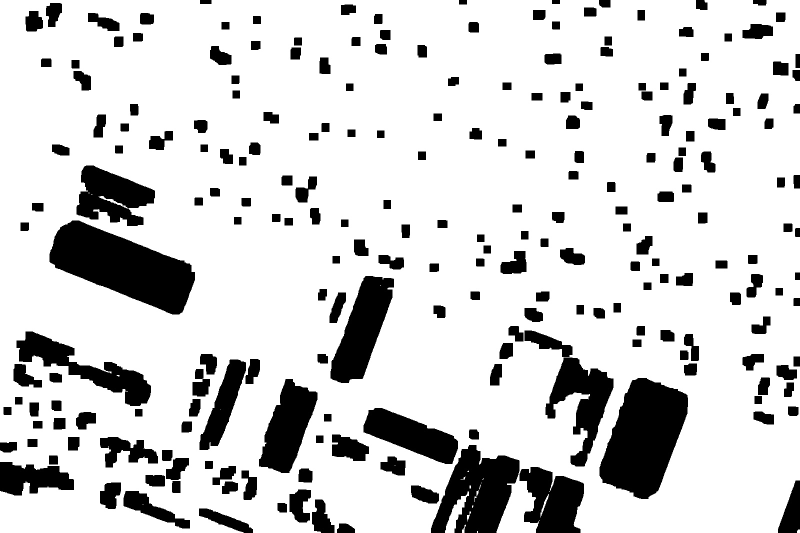
#> input picture closed.jpg, 1599 x 1066 px, given as the content of the folder images, which was not available (shown at 1/2 size)
$ python main.py
#> lines starting #> are read from the running program, lines starting #| are printed output that depends on the picture; after the words box and inside, x2 and y2 are one past the last pixel; in counts of white or black regions, pixels touching at a corner belong together; pictures that were not available may be replaced by others from this repository, and a replacement may not be noted
import cv2
import os
import numpy as np
import glob
import json

print("Urban Parcel Mapping - Final Version")

IMAGE_FOLDER = "images"
OUTPUT_DIR = "output"
os.makedirs(OUTPUT_DIR, exist_ok=True)

PIXELS_PER_FOOT = 2.0
SQFT_PER_PIXEL = 1 / (PIXELS_PER_FOOT ** 2)

image_paths = glob.glob(os.path.join(IMAGE_FOLDER, "*.jpg"))
print(f"Found {len(image_paths)} images")

for IMAGE_PATH in image_paths:
    print(f"\nProcessing {IMAGE_PATH}...")
    img = cv2.imread(IMAGE_PATH)
#> img is the input picture: shape (1066, 1599, 3); min 0, max 255, mean 209.8
    if img is None:
        continue

    gray = cv2.cvtColor(img, cv2.COLOR_BGR2GRAY)
    blur = cv2.GaussianBlur(gray, (5,5), 0)

    _, thresh = cv2.threshold(blur, 0, 255, cv2.THRESH_BINARY_INV + cv2.THRESH_OTSU)
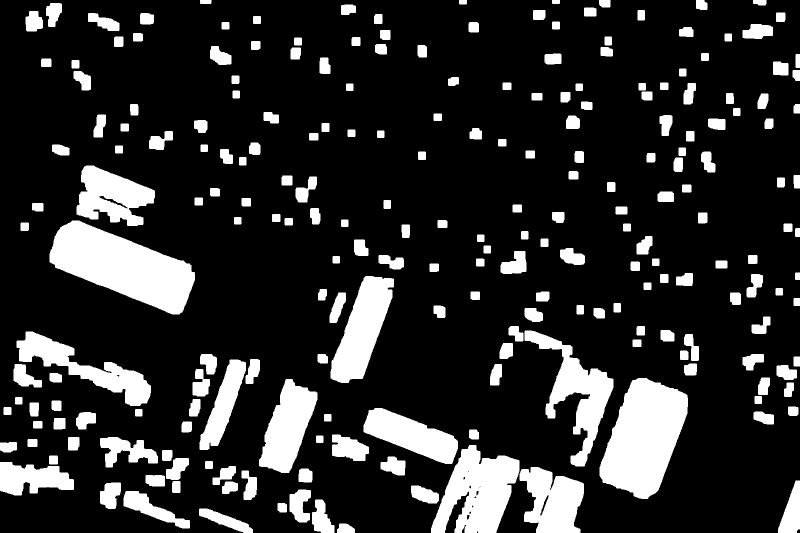
#> thresh: shape (1066, 1599) (shown at 1/2 size); 17.7% white; 228 white regions, largest, box (x1, y1, x2, y2) and area: (99, 441, 390, 629) 29679, (1199, 756, 1376, 998) 27962, (862, 890, 1039, 1066) 18995
    kernel = np.ones((20,20), np.uint8)
    closed = cv2.morphologyEx(thresh, cv2.MORPH_CLOSE, kernel)
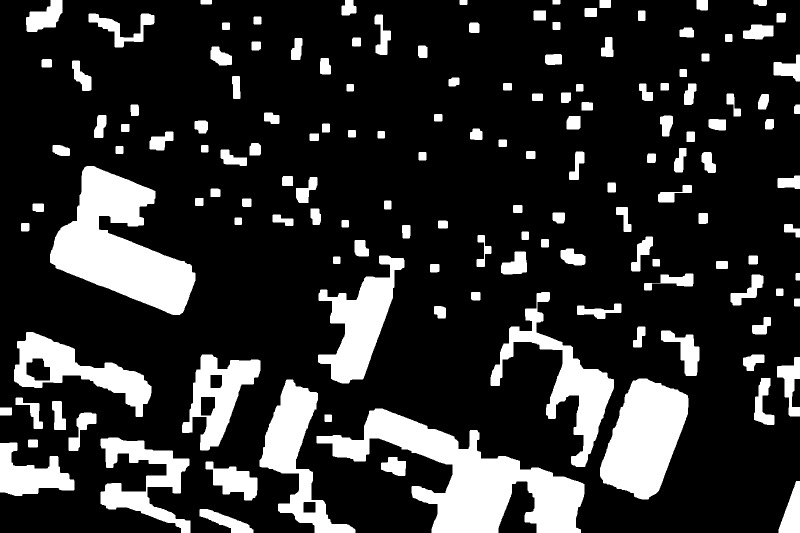
#> closed: shape (1066, 1599) (shown at 1/2 size); 19% white; 145 white regions

    contours, _ = cv2.findContours(closed, cv2.RETR_EXTERNAL, cv2.CHAIN_APPROX_SIMPLE)
#> contours = 145 contours; largest, box (x1, y1, x2, y2) and area: (633, 817, 1169, 1066) 49003, (100, 332, 391, 630) 42225, (1200, 757, 1377, 999) 27646, (519, 759, 711, 1066) 19149, (981, 584, 1228, 934) 19066

    result = img.copy()
    count = 0
    total_sqft = 0
    parcel_data = []   # <-- digital twin-ku data store pannrom

    for c in contours:
        area = cv2.contourArea(c)
        if area > 8000:
            count += 1
            x, y, w, h = cv2.boundingRect(c)
            area_sqft = area * SQFT_PER_PIXEL
            total_sqft += area_sqft

            cv2.rectangle(result, (x,y), (x+w, y+h), (0, 255, 0), 4)
            cv2.putText(result, f"Plot {count}", (x, y-15),
                        cv2.FONT_HERSHEY_SIMPLEX, 0.7, (0,255,0), 2)
            cv2.putText(result, f"Area: {area_sqft:.1f} sqft", (x, y+h+25),
                        cv2.FONT_HERSHEY_SIMPLEX, 0.6, (0,255,255), 2)

            # ---- Digital twin-ku plot details store pannrom ----
            parcel_data.append({
                "plot_id": count,
                "x": int(x),
                "y": int(y),
                "width": int(w),
                "height": int(h),
                "area_sqft": round(area_sqft, 1)
            })
#> this loop made 145 passes
#> (area, x, y, w, h, area_sqft, total_sqft) on passes 5, 7, 10, 14, 15, 19, 20, 27, 38, 68: (8391, 0, 885, 149, 107, 2097.8, 2097.8), (13355.5, 201, 875, 180, 191, 3338.9, 5436.6), (49003, 633, 817, 536, 249, 12250.8, 17687.4), (19149, 519, 759, 192, 307, 4787.2, 22474.6), (27646, 1200, 757, 177, 242, 6911.5, 29386.1), (14428.5, 364, 709, 157, 192, 3607.1, 32993.2), (17055.5, 28, 664, 275, 170, 4263.9, 37257.1), (19065.5, 981, 584, 247, 350, 4766.4, 42023.5), (18632, 636, 511, 173, 256, 4658, 46681.5), (42225, 100, 332, 291, 298, 10556.2, 57237.8)
#> area on passes 1, 2, 3, 4, 6, 8: 2079.5, 2510.5, 4101.5, 1276, 283, 194.5
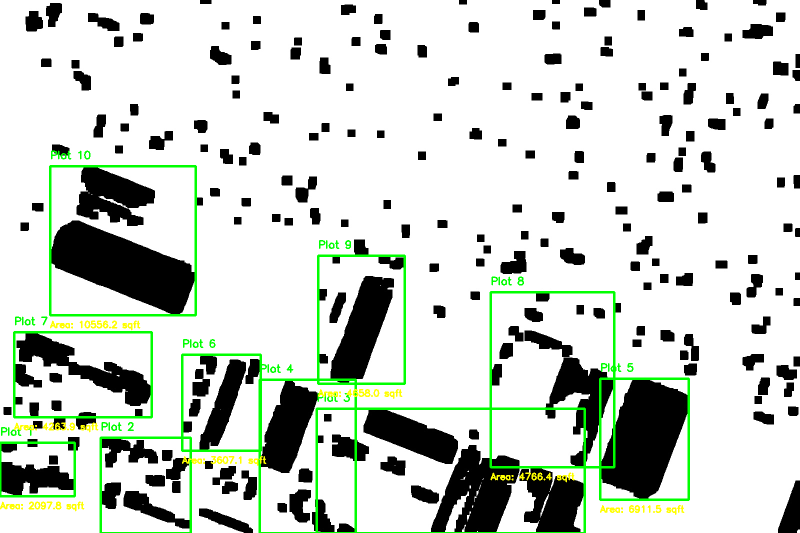
#> result: shape (1066, 1599, 3) (shown at 1/2 size); 3.26% of pixels changed, all inside (x1, y1, x2, y2) = (0, 301, 1380, 1066)
#> after the loop, count = 10; parcel_data = 10 items; total_sqft = 57237.8

    base_name = os.path.basename(IMAGE_PATH).split('.')[0]
    out_path = os.path.join(OUTPUT_DIR, f"{base_name}_parcel_map.jpg")
    cv2.imwrite(out_path, result)

    # ---- JSON file save pannrom (digital twin data source) ----
    json_path = os.path.join(OUTPUT_DIR, f"{base_name}_data.json")
    with open(json_path, "w") as f:
        json.dump({
            "image": out_path.replace("\\", "/"),
            "total_parcels": count,
            "total_sqft": round(total_sqft, 1),
            "parcels": parcel_data
        }, f, indent=2)

    print(f" -> Saved {out_path} | Found {count} parcels | Total: {total_sqft:.1f} sqft")
#|  -> Saved output/closed_parcel_map.jpg | Found 10 parcels | Total: 57237.8 sqft
    print(f" -> Digital twin data saved: {json_path}")

print("\nAll Done!")
